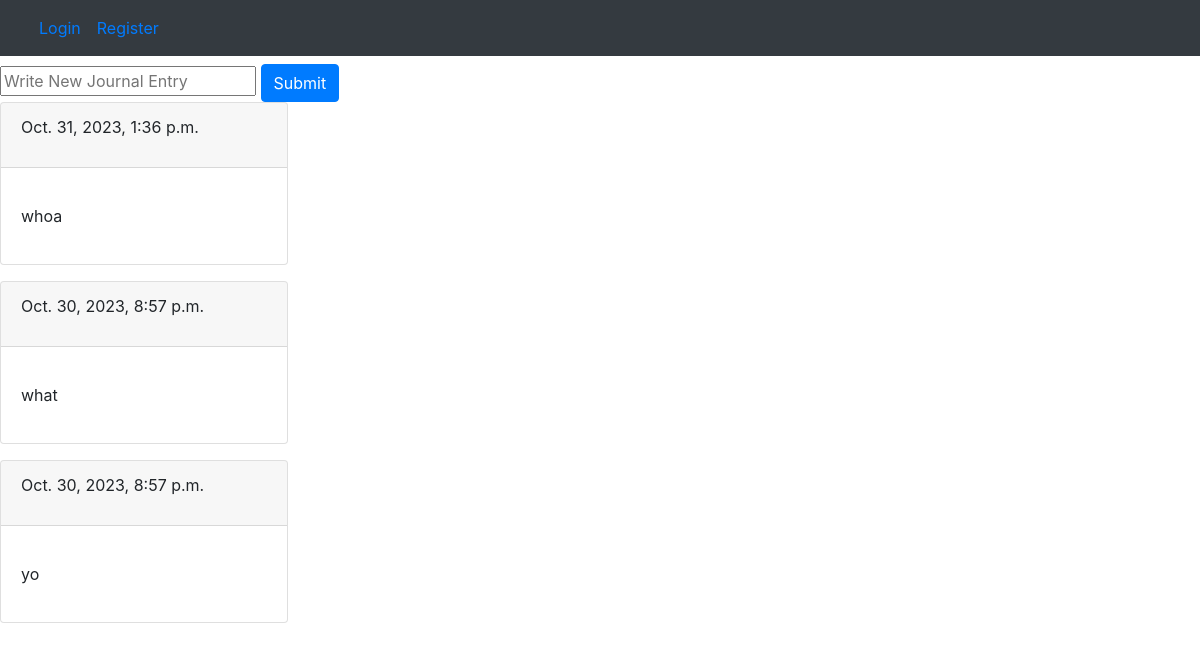
/journal/26, run on the app's committed database.
### Goalify/models.py (models this page shows, shortened)
class Entries(models.Model):
    user = models.ForeignKey(User, on_delete=models.CASCADE, null = True, blank = True)
    journal = models.ForeignKey(Journal, on_delete=models.CASCADE, null = True, blank = True)
    date = models.DateTimeField(null = True, blank = True)
    content = models.CharField(max_length = 1000, null = True, blank = True)

### Goalify/views.py (the view)
# urls.py: path("journal/<int:journal_id>", views.entry, name='entry' ),
def entry(request, journal_id):
     entries = Entries.objects.filter(journal_id=journal_id).all().order_by('-date')
     journal = Journal.objects.get(id=journal_id)
     if request.method == "POST":
          formy = EntryForm(request.POST)
          if formy.is_valid():
               new_entry = formy.save()
               new_entry.user = request.user
               new_entry.journal = journal
               current_time = datetime.now()
               new_entry.date = current_time
               new_entry.save()
          return HttpResponseRedirect('#')
     else:
          formy = EntryForm
          return render(request, "goalify/entries.html", {
               'formy': formy,
               'entries': entries
          })

### Goalify/templates/goalify/entries.html (shortened to what this page needs)
{% extends "goalify/layout.html" %}
{% block body%}
    <div class="entry-form">
        <form action="" method="POST">
            {{ formy }}
            <button type="submit" class="btn btn-primary">Submit</button>
        </form>
    </div>
    <div class="entry">
        {% for entry in entries %}
        <div class="card text-bg-light mb-3" style="max-width: 18rem;">
            <div class="card-header">{{ entry.date}}</p></div>
            <div class="card-body">
              <p class="card-text"><p>{{ entry.content }}</p></p>
            </div>
          </div>
        {% endfor %}
    </div>
{% endblock %}

### data on the page
Entries: date "Oct. 31, 2023, 1:36 p.m.", content "whoa"
Entries: date "Oct. 30, 2023, 8:57 p.m.", content "what"
Entries: date "Oct. 30, 2023, 8:57 p.m.", content "yo"
